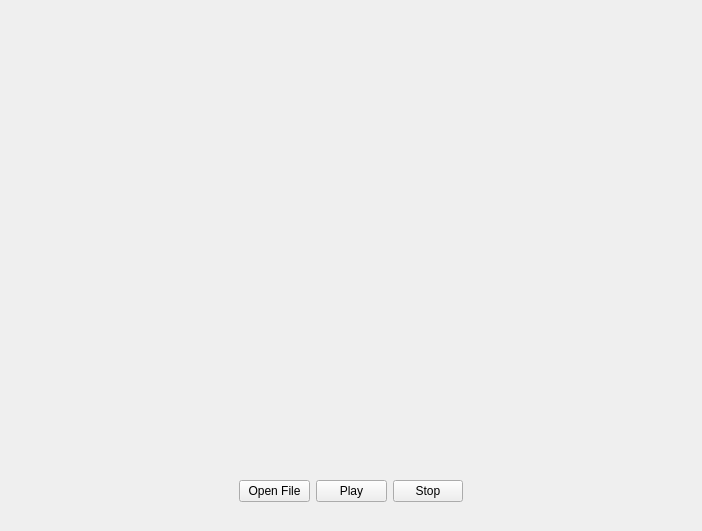
<?xml version="1.0" encoding="UTF-8"?>
<ui version="4.0">
 <class>Widget</class>
 <widget class="QWidget" name="Widget">
  <property name="geometry">
   <rect>
    <x>0</x>
    <y>0</y>
    <width>702</width>
    <height>531</height>
   </rect>
  </property>
  <property name="windowTitle">
   <string>Form</string>
  </property>
  <layout class="QVBoxLayout" name="verticalLayout">
   <item>
    <widget class="player_w" name="player" native="true"/>
   </item>
   <item>
    <widget class="QWidget" name="widget" native="true">
     <property name="sizePolicy">
      <sizepolicy hsizetype="Preferred" vsizetype="Fixed">
       <horstretch>0</horstretch>
       <verstretch>0</verstretch>
      </sizepolicy>
     </property>
     <layout class="QHBoxLayout" name="horizontalLayout_2">
      <item>
       <spacer name="horizontalSpacer">
        <property name="orientation">
         <enum>Qt::Horizontal</enum>
        </property>
        <property name="sizeHint" stdset="0">
         <size>
          <width>237</width>
          <height>20</height>
         </size>
        </property>
       </spacer>
      </item>
      <item>
       <widget class="QWidget" name="widget_2" native="true">
        <property name="sizePolicy">
         <sizepolicy hsizetype="Preferred" vsizetype="Fixed">
          <horstretch>0</horstretch>
          <verstretch>0</verstretch>
         </sizepolicy>
        </property>
        <property name="minimumSize">
         <size>
          <width>20</width>
          <height>20</height>
         </size>
        </property>
        <property name="maximumSize">
         <size>
          <width>300</width>
          <height>50</height>
         </size>
        </property>
        <layout class="QHBoxLayout" name="horizontalLayout">
         <item>
          <widget class="QPushButton" name="OpenFileBtn">
           <property name="text">
            <string>Open File</string>
           </property>
          </widget>
         </item>
         <item>
          <widget class="QPushButton" name="PlayBtn">
           <property name="text">
            <string>Play</string>
           </property>
          </widget>
         </item>
         <item>
          <widget class="QPushButton" name="StopBtn">
           <property name="text">
            <string>Stop</string>
           </property>
          </widget>
         </item>
        </layout>
       </widget>
      </item>
      <item>
       <spacer name="horizontalSpacer_2">
        <property name="orientation">
         <enum>Qt::Horizontal</enum>
        </property>
        <property name="sizeHint" stdset="0">
         <size>
          <width>237</width>
          <height>20</height>
         </size>
        </property>
       </spacer>
      </item>
     </layout>
    </widget>
   </item>
  </layout>
 </widget>
 <customwidgets>
  <customwidget>
   <class>player_w</class>
   <extends>QWidget</extends>
   <header>D:\Project\C\ffplayer\src\player_w.h</header>
   <container>1</container>
  </customwidget>
 </customwidgets>
 <resources/>
 <connections/>
</ui>
